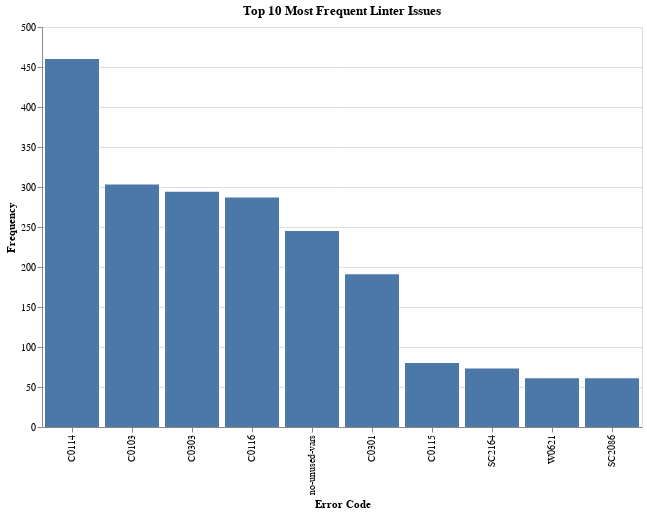

Here is the notebook cell this chart was saved with:
### Code cell
# Create bar chart using Altair
chart = alt.Chart(df_error_counts.head(10)).mark_bar().encode(
    x=alt.X("Error Code:N", title="Error Code", sort="-y"),
    y=alt.Y("Count:Q", title="Frequency"),
    tooltip=["Error Code", "Count"]
).properties(
    title="Top 10 Most Frequent Linter Issues",
    width=600,
    height=400
)

# Display chart
chart

### Figure 1 — Vega-Lite specification as saved in the notebook (floating-point values rounded to 4 significant figures)
{"config": {"view": {"continuousWidth": 300, "continuousHeight": 300}}, "data": {"name": "data-e65a61b062d1be65ac5f192a03d478e5"}, "mark": {"type": "bar"}, "encoding": {"tooltip": [{"field": "Error Code", "type": "nominal"}, {"field": "Count", "type": "quantitative"}], "x": {"field": "Error Code", "sort": "-y", "title": "Error Code", "type": "nominal"}, "y": {"field": "Count", "title": "Frequency", "type": "quantitative"}}, "height": 400, "title": "Top 10 Most Frequent Linter Issues", "width": 600, "$schema": "https://vega.github.io/schema/vega-lite/v5.8.0.json", "datasets": {"data-e65a61b062d1be65ac5f192a03d478e5": [{"Error Code": "C0114", "Count": 460}, {"Error Code": "C0103", "Count": 303}, {"Error Code": "C0303", "Count": 294}, {"Error Code": "C0116", "Count": 287}, {"Error Code": "no-unused-vars", "Count": 245}, {"Error Code": "C0301", "Count": 191}, {"Error Code": "C0115", "Count": 80}, {"Error Code": "SC2164", "Count": 73}, {"Error Code": "W0621", "Count": 61}, {"Error Code": "SC2086", "Count": 61}]}}
